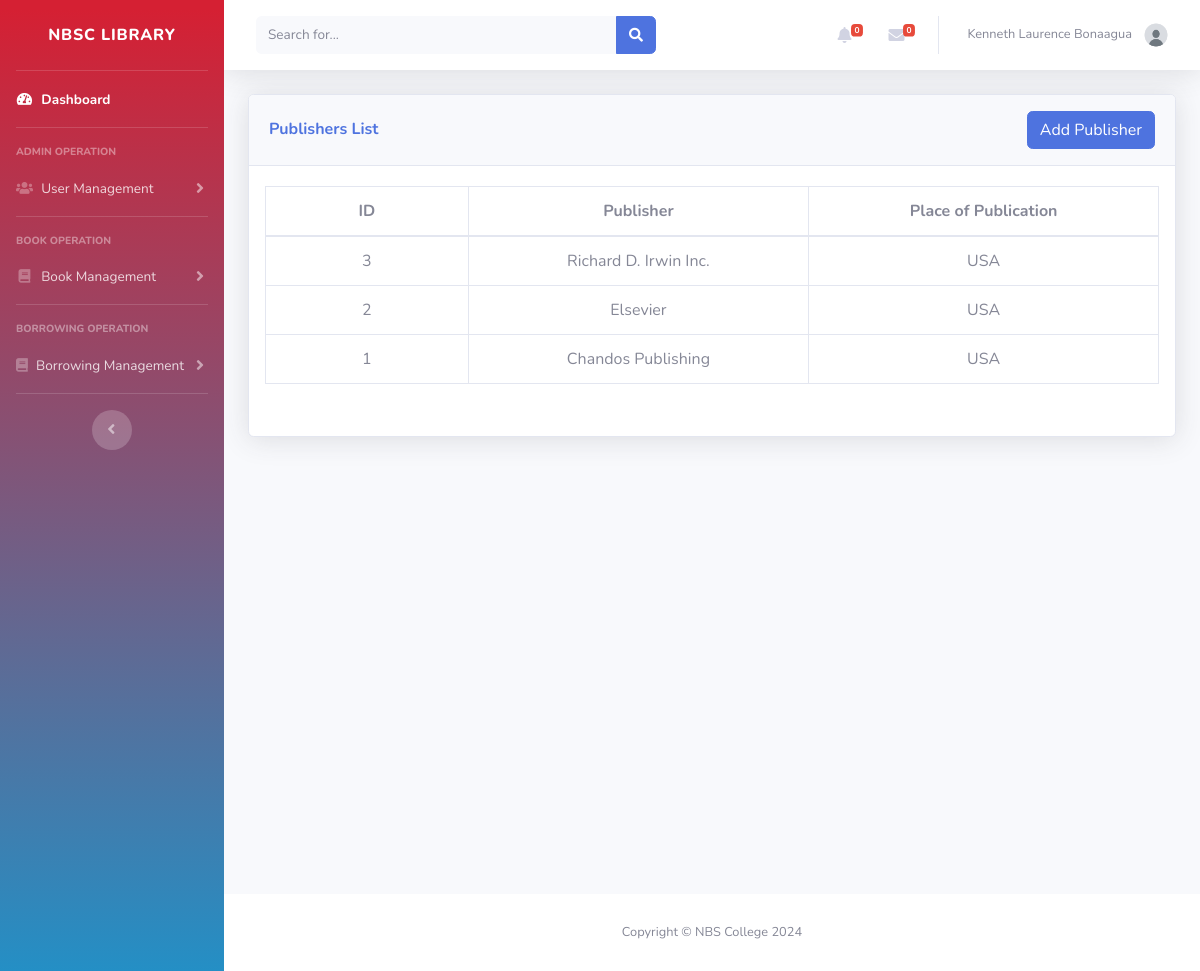
The page /Admin/publisher_list.php (signed in) on the database as committed earlier.
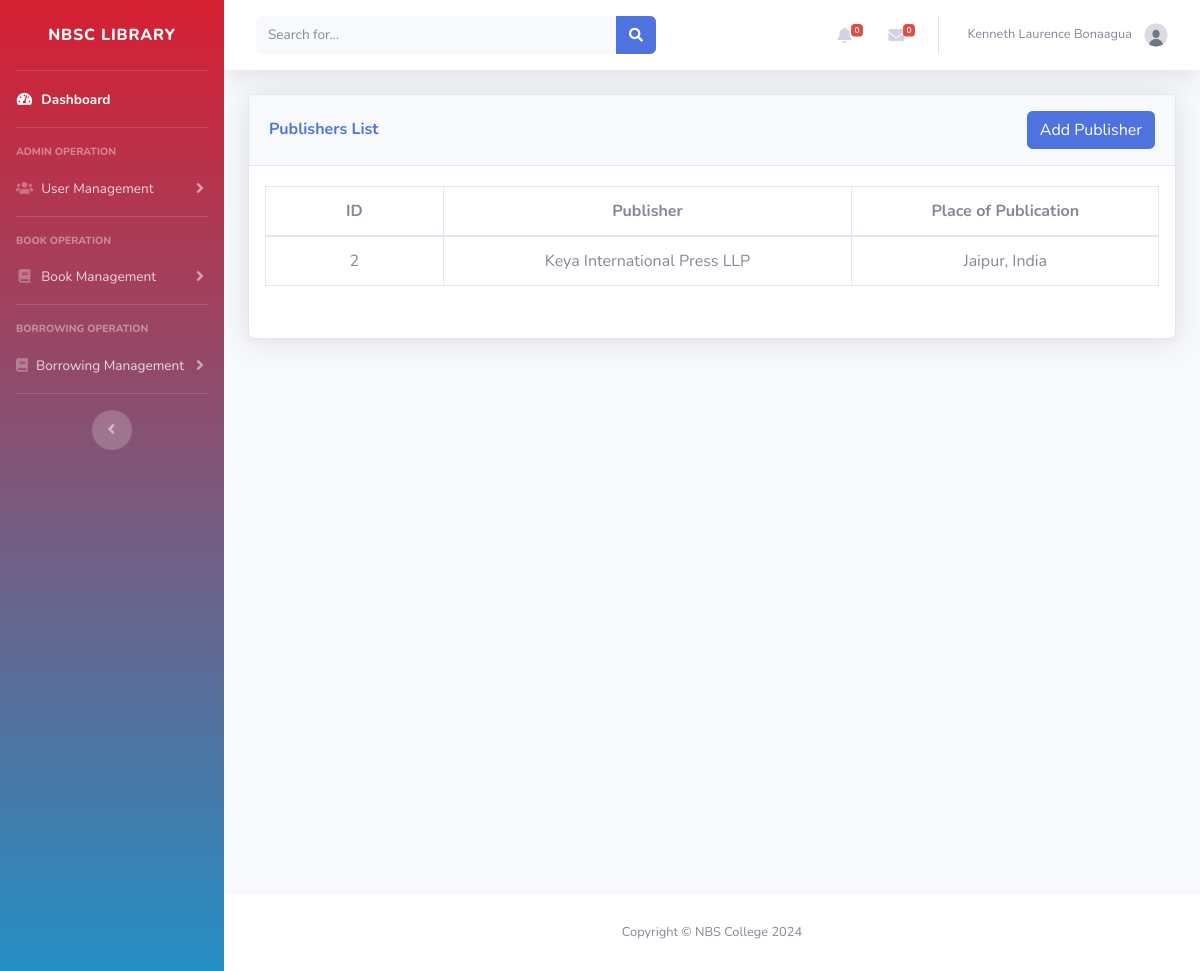
The same page on the database as committed later.
### tables this page shows
CREATE TABLE `publishers` (
  `id` int(11) NOT NULL,
  `publisher` varchar(100) NOT NULL,
  `place` varchar(100) NOT NULL
);

### Admin/publisher_list.php (the view, shortened to what this page needs)
<?php
include '../admin/inc/header.php';
include '../db.php';
$sql = "SELECT id, publisher, place FROM publishers";
$sql .= " ORDER BY id DESC";
$result = $conn->query($sql);
?>
<div id="content" class="d-flex flex-column min-vh-100">
    <div class="container-fluid">
        <div class="card shadow mb-4">
            <div class="card-header py-3 d-flex flex-wrap align-items-center justify-content-between">
                <h6 class="m-0 font-weight-bold text-primary">Publishers List</h6>
                <button class="btn btn-primary" data-toggle="modal" data-target="#addPublisherModal">Add Publisher</button>
            </div>
            <div class="card-body px-0">
                <div class="table-responsive px-3">
                    <table class="table table-bordered" id="dataTable" width="100%" cellspacing="0">
                        <thead>
                            <tr>
                                <th class="text-center">ID</th>
                                <th class="text-center">Publisher</th>
                                <th class="text-center">Place of Publication</th>
                            </tr>
                        </thead>
                        <tbody>
                            <?php
                            if ($result->num_rows > 0) {
                                while ($row = $result->fetch_assoc()) {
                                    echo "<tr>
                                            <td style='text-align: center;'>" . $row['id'] . "</td>
                                            <td style='text-align: center;'>" . $row['publisher'] . "</td>
                                            <td style='text-align: center;'>" . $row['place'] . "</td>
                                          </tr>";
                                }
                            }
                            ?>
                        </tbody>
                    </table>
                </div>
            </div>
        </div>
    </div>
</div>
<?php include '../Admin/inc/footer.php' ?>

Rows that differ between the two databases and show on the page:
removed publishers: id "3", publisher "Richard D. Irwin Inc.", place "USA"
removed publishers: id "1", publisher "Chandos Publishing", place "USA"
changed publishers id 2: publisher "Elsevier" → "Keya International Press LLP"; place "USA" → "Jaipur, India"
